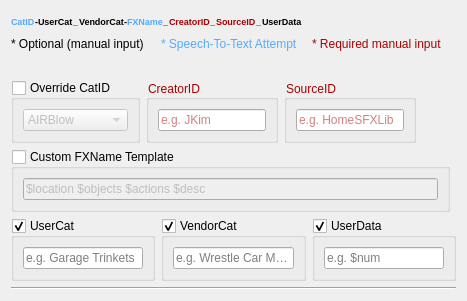
            <widget class="QWidget" name="widget" native="true">
             <property name="minimumSize">
              <size>
               <width>333</width>
               <height>0</height>
              </size>
             </property>
             <layout class="QVBoxLayout" name="verticalLayout">
              <item>
               <layout class="QHBoxLayout" name="horizontalLayout_12">
                <property name="spacing">
                 <number>0</number>
                </property>
                <property name="bottomMargin">
                 <number>0</number>
                </property>
                <item>
                 <widget class="QLabel" name="label_CatID">
                  <property name="sizePolicy">
                   <sizepolicy hsizetype="Fixed" vsizetype="Preferred">
                    <horstretch>0</horstretch>
                    <verstretch>0</verstretch>
                   </sizepolicy>
                  </property>
                  <property name="font">
                   <font>
                    <pointsize>7</pointsize>
                    <weight>75</weight>
                    <bold>true</bold>
                   </font>
                  </property>
                  <property name="styleSheet">
                   <string notr="true">color: rgb(85, 170, 255);</string>
                  </property>
                  <property name="text">
                   <string>CatID</string>
                  </property>
                 </widget>
                </item>
                <item>
                 <widget class="QLabel" name="label_UserCatHyphen">
                  <property name="sizePolicy">
                   <sizepolicy hsizetype="Fixed" vsizetype="Preferred">
                    <horstretch>0</horstretch>
                    <verstretch>0</verstretch>
                   </sizepolicy>
                  </property>
                  <property name="font">
                   <font>
                    <pointsize>7</pointsize>
                    <weight>75</weight>
                    <bold>true</bold>
                   </font>
                  </property>
                  <property name="text">
                   <string>-</string>
                  </property>
                 </widget>
                </item>
                <item>
                 <widget class="QLabel" name="label_UserCat">
                  <property name="sizePolicy">
                   <sizepolicy hsizetype="Fixed" vsizetype="Preferred">
                    <horstretch>0</horstretch>
                    <verstretch>0</verstretch>
                   </sizepolicy>
                  </property>
                  <property name="font">
                   <font>
                    <pointsize>7</pointsize>
                    <weight>75</weight>
                    <bold>true</bold>
                   </font>
                  </property>
                  <property name="text">
                   <string>UserCat</string>
                  </property>
                 </widget>
                </item>
                <item>
                 <widget class="QLabel" name="label_16">
                  <property name="sizePolicy">
                   <sizepolicy hsizetype="Fixed" vsizetype="Preferred">
                    <horstretch>0</horstretch>
                    <verstretch>0</verstretch>
                   </sizepolicy>
                  </property>
                  <property name="font">
                   <font>
                    <pointsize>7</pointsize>
                    <weight>75</weight>
                    <bold>true</bold>
                   </font>
                  </property>
                  <property name="text">
                   <string>_</string>
                  </property>
                 </widget>
                </item>
                <item>
                 <widget class="QLabel" name="label_VendorCat">
                  <property name="sizePolicy">
                   <sizepolicy hsizetype="Fixed" vsizetype="Preferred">
                    <horstretch>0</horstretch>
                    <verstretch>0</verstretch>
                   </sizepolicy>
                  </property>
                  <property name="font">
                   <font>
                    <pointsize>7</pointsize>
                    <weight>75</weight>
                    <bold>true</bold>
                   </font>
                  </property>
                  <property name="text">
                   <string>VendorCat</string>
                  </property>
                 </widget>
                </item>
                <item>
                 <widget class="QLabel" name="label_VendorCatHyphen">
                  <property name="sizePolicy">
                   <sizepolicy hsizetype="Fixed" vsizetype="Preferred">
                    <horstretch>0</horstretch>
                    <verstretch>0</verstretch>
                   </sizepolicy>
                  </property>
                  <property name="font">
                   <font>
                    <pointsize>7</pointsize>
                    <weight>75</weight>
                    <bold>true</bold>
                   </font>
                  </property>
                  <property name="text">
                   <string>-</string>
                  </property>
                 </widget>
                </item>
                <item>
                 <widget class="QLabel" name="label_21">
                  <property name="sizePolicy">
                   <sizepolicy hsizetype="Fixed" vsizetype="Preferred">
                    <horstretch>0</horstretch>
                    <verstretch>0</verstretch>
                   </sizepolicy>
                  </property>
                  <property name="font">
                   <font>
                    <pointsize>7</pointsize>
                    <weight>75</weight>
                    <bold>true</bold>
                   </font>
                  </property>
                  <property name="styleSheet">
                   <string notr="true">color: rgb(85, 170, 255);</string>
                  </property>
                  <property name="text">
                   <string>FXName</string>
                  </property>
                 </widget>
                </item>
                <item>
                 <widget class="QLabel" name="label_20">
                  <property name="sizePolicy">
                   <sizepolicy hsizetype="Fixed" vsizetype="Preferred">
                    <horstretch>0</horstretch>
                    <verstretch>0</verstretch>
                   </sizepolicy>
                  </property>
                  <property name="font">
                   <font>
                    <pointsize>7</pointsize>
                    <weight>75</weight>
                    <bold>true</bold>
                   </font>
                  </property>
                  <property name="text">
                   <string>_</string>
                  </property>
                 </widget>
                </item>
                <item>
                 <widget class="QLabel" name="label_CreatorID">
                  <property name="sizePolicy">
                   <sizepolicy hsizetype="Fixed" vsizetype="Preferred">
                    <horstretch>0</horstretch>
                    <verstretch>0</verstretch>
                   </sizepolicy>
                  </property>
                  <property name="font">
                   <font>
                    <pointsize>7</pointsize>
                    <weight>75</weight>
                    <bold>true</bold>
                   </font>
                  </property>
                  <property name="styleSheet">
                   <string notr="true">color: rgb(170, 0, 0);</string>
                  </property>
                  <property name="text">
                   <string>CreatorID</string>
                  </property>
                 </widget>
                </item>
                <item>
                 <widget class="QLabel" name="label_26">
                  <property name="sizePolicy">
                   <sizepolicy hsizetype="Fixed" vsizetype="Preferred">
                    <horstretch>0</horstretch>
                    <verstretch>0</verstretch>
                   </sizepolicy>
                  </property>
                  <property name="font">
                   <font>
                    <pointsize>7</pointsize>
                    <weight>75</weight>
                    <bold>true</bold>
                   </font>
                  </property>
                  <property name="text">
                   <string>_</string>
                  </property>
                 </widget>
                </item>
                <item>
                 <widget class="QLabel" name="label_SourceID">
                  <property name="sizePolicy">
                   <sizepolicy hsizetype="Fixed" vsizetype="Preferred">
                    <horstretch>0</horstretch>
                    <verstretch>0</verstretch>
                   </sizepolicy>
                  </property>
                  <property name="font">
                   <font>
                    <pointsize>7</pointsize>
                    <weight>75</weight>
                    <bold>true</bold>
                   </font>
                  </property>
                  <property name="styleSheet">
                   <string notr="true">color: rgb(170, 0, 0);</string>
                  </property>
                  <property name="text">
                   <string>SourceID</string>
                  </property>
                 </widget>
                </item>
                <item>
                 <widget class="QLabel" name="label_UserDataUnderscore">
                  <property name="sizePolicy">
                   <sizepolicy hsizetype="Fixed" vsizetype="Preferred">
                    <horstretch>0</horstretch>
                    <verstretch>0</verstretch>
                   </sizepolicy>
                  </property>
                  <property name="font">
                   <font>
                    <pointsize>7</pointsize>
                    <weight>75</weight>
                    <bold>true</bold>
                   </font>
                  </property>
                  <property name="text">
                   <string>_</string>
                  </property>
                 </widget>
                </item>
                <item>
                 <widget class="QLabel" name="label_UserData">
                  <property name="sizePolicy">
                   <sizepolicy hsizetype="Fixed" vsizetype="Preferred">
                    <horstretch>0</horstretch>
                    <verstretch>0</verstretch>
                   </sizepolicy>
                  </property>
                  <property name="font">
                   <font>
                    <pointsize>7</pointsize>
                    <weight>75</weight>
                    <bold>true</bold>
                   </font>
                  </property>
                  <property name="text">
                   <string>UserData</string>
                  </property>
                 </widget>
                </item>
                <item>
                 <spacer name="horizontalSpacer_13">
                  <property name="orientation">
                   <enum>Qt::Horizontal</enum>
                  </property>
                  <property name="sizeHint" stdset="0">
                   <size>
                    <width>40</width>
                    <height>20</height>
                   </size>
                  </property>
                 </spacer>
                </item>
               </layout>
              </item>
              <item>
               <layout class="QHBoxLayout" name="horizontalLayout_13">
                <property name="bottomMargin">
                 <number>20</number>
                </property>
                <item>
                 <widget class="QLabel" name="label_18">
                  <property name="text">
                   <string>* Optional (manual input)</string>
                  </property>
                 </widget>
                </item>
                <item>
                 <widget class="QLabel" name="label_17">
                  <property name="styleSheet">
                   <string notr="true">color: rgb(85, 170, 255);</string>
                  </property>
                  <property name="text">
                   <string>* Speech-To-Text Attempt</string>
                  </property>
                 </widget>
                </item>
                <item>
                 <widget class="QLabel" name="label_15">
                  <property name="styleSheet">
                   <string notr="true">color: rgb(170, 0, 0);</string>
                  </property>
                  <property name="text">
                   <string>* Required manual input</string>
                  </property>
                 </widget>
                </item>
               </layout>
              </item>
              <item>
               <spacer name="verticalSpacer_3">
                <property name="orientation">
                 <enum>Qt::Vertical</enum>
                </property>
                <property name="sizeType">
                 <enum>QSizePolicy::Minimum</enum>
                </property>
                <property name="sizeHint" stdset="0">
                 <size>
                  <width>10</width>
                  <height>3</height>
                 </size>
                </property>
               </spacer>
              </item>
              <item>
               <layout class="QHBoxLayout" name="horizontalLayout_2">
                <property name="bottomMargin">
                 <number>0</number>
                </property>
                <item>
                 <widget class="QGroupBox" name="groupBox_SourceID_2">
                  <property name="styleSheet">
                   <string notr="true"/>
                  </property>
                  <property name="title">
                   <string>Override CatID</string>
                  </property>
                  <property name="checkable">
                   <bool>true</bool>
                  </property>
                  <property name="checked">
                   <bool>false</bool>
                  </property>
                  <layout class="QGridLayout" name="gridLayout_11">
                   <item row="0" column="0">
                    <widget class="QComboBox" name="comboBox">
                     <item>
                      <property name="text">
                       <string>AIRBlow</string>
                      </property>
                     </item>
                     <item>
                      <property name="text">
                       <string>AMBPubl</string>
                      </property>
                     </item>
                     <item>
                      <property name="text">
                       <string>AMBTraf</string>
                      </property>
                     </item>
                     <item>
                      <property name="text">
                       <string>AMBTraf</string>
                      </property>
                     </item>
                     <item>
                      <property name="text">
                       <string>BELLHand</string>
                      </property>
                     </item>
                     <item>
                      <property name="text">
                       <string>BIRDFowl</string>
                      </property>
                     </item>
                     <item>
                      <property name="text">
                       <string>CRWDConv</string>
                      </property>
                     </item>
                    </widget>
                   </item>
                  </layout>
                 </widget>
                </item>
                <item>
                 <widget class="QGroupBox" name="groupBox_CreatorID">
                  <property name="minimumSize">
                   <size>
                    <width>90</width>
                    <height>50</height>
                   </size>
                  </property>
                  <property name="styleSheet">
                   <string notr="true">color: rgb(170, 0, 0);</string>
                  </property>
                  <property name="title">
                   <string>CreatorID</string>
                  </property>
                  <layout class="QGridLayout" name="gridLayout_7">
                   <item row="0" column="0">
                    <widget class="QLineEdit" name="lineEdit_CreatorID">
                     <property name="focusPolicy">
                      <enum>Qt::ClickFocus</enum>
                     </property>
                     <property name="frame">
                      <bool>true</bool>
                     </property>
                     <property name="placeholderText">
                      <string>e.g. JKim</string>
                     </property>
                     <property name="cursorMoveStyle">
                      <enum>Qt::LogicalMoveStyle</enum>
                     </property>
                    </widget>
                   </item>
                  </layout>
                 </widget>
                </item>
                <item>
                 <widget class="QGroupBox" name="groupBox_SourceID">
                  <property name="styleSheet">
                   <string notr="true">color: rgb(170, 0, 0);</string>
                  </property>
                  <property name="title">
                   <string>SourceID</string>
                  </property>
                  <layout class="QGridLayout" name="gridLayout_8">
                   <item row="0" column="0">
                    <widget class="QLineEdit" name="lineEdit_SourceID">
                     <property name="focusPolicy">
                      <enum>Qt::ClickFocus</enum>
                     </property>
                     <property name="frame">
                      <bool>true</bool>
                     </property>
                     <property name="placeholderText">
                      <string>e.g. HomeSFXLib</string>
                     </property>
                    </widget>
                   </item>
                  </layout>
                 </widget>
                </item>
                <item>
                 <spacer name="horizontalSpacer_4">
                  <property name="orientation">
                   <enum>Qt::Horizontal</enum>
                  </property>
                  <property name="sizeHint" stdset="0">
                   <size>
                    <width>40</width>
                    <height>20</height>
                   </size>
                  </property>
                 </spacer>
                </item>
               </layout>
              </item>
              <item>
               <layout class="QHBoxLayout" name="horizontalLayout_10">
                <property name="bottomMargin">
                 <number>0</number>
                </property>
                <item>
                 <widget class="QGroupBox" name="groupBox">
                  <property name="minimumSize">
                   <size>
                    <width>0</width>
                    <height>52</height>
                   </size>
                  </property>
                  <property name="title">
                   <string>Custom FXName Template</string>
                  </property>
                  <property name="flat">
                   <bool>false</bool>
                  </property>
                  <property name="checkable">
                   <bool>true</bool>
                  </property>
                  <property name="checked">
                   <bool>false</bool>
                  </property>
                  <layout class="QGridLayout" name="gridLayout_10">
                   <item row="0" column="0">
                    <widget class="QLineEdit" name="lineEdit_4">
                     <property name="text">
                      <string>$location $objects $actions $desc</string>
                     </property>
                    </widget>
                   </item>
                  </layout>
                 </widget>
                </item>
                <item>
                 <widget class="QFrame" name="frame_3">
                  <property name="frameShape">
                   <enum>QFrame::StyledPanel</enum>
                  </property>
                  <property name="frameShadow">
                   <enum>QFrame::Raised</enum>
                  </property>
                 </widget>
                </item>
               </layout>
              </item>
              <item>
               <layout class="QHBoxLayout" name="horizontalLayout">
                <item>
                 <widget class="QGroupBox" name="groupBox_UserCat">
                  <property name="minimumSize">
                   <size>
                    <width>111</width>
                    <height>50</height>
                   </size>
                  </property>
                  <property name="maximumSize">
                   <size>
                    <width>111111</width>
                    <height>16777215</height>
                   </size>
                  </property>
                  <property name="title">
                   <string>UserCat</string>
                  </property>
                  <property name="checkable">
                   <bool>true</bool>
                  </property>
                  <property name="checked">
                   <bool>true</bool>
                  </property>
                  <layout class="QVBoxLayout" name="verticalLayout_2">
                   <item>
                    <widget class="QLineEdit" name="lineEdit_UserCat">
                     <property name="focusPolicy">
                      <enum>Qt::ClickFocus</enum>
                     </property>
                     <property name="frame">
                      <bool>true</bool>
                     </property>
                     <property name="placeholderText">
                      <string>e.g. Garage Trinkets</string>
                     </property>
                    </widget>
                   </item>
                  </layout>
                 </widget>
                </item>
                <item>
                 <widget class="QGroupBox" name="groupBox_VendorCat">
                  <property name="minimumSize">
                   <size>
                    <width>111</width>
                    <height>50</height>
                   </size>
                  </property>
                  <property name="maximumSize">
                   <size>
                    <width>1111</width>
                    <height>16777215</height>
                   </size>
                  </property>
                  <property name="title">
                   <string>VendorCat</string>
                  </property>
                  <property name="checkable">
                   <bool>true</bool>
                  </property>
                  <property name="checked">
                   <bool>true</bool>
                  </property>
                  <layout class="QGridLayout" name="gridLayout_4">
                   <item row="0" column="0">
                    <widget class="QLineEdit" name="lineEdit_VendorCat">
                     <property name="focusPolicy">
                      <enum>Qt::ClickFocus</enum>
                     </property>
                     <property name="frame">
                      <bool>true</bool>
                     </property>
                     <property name="placeholderText">
                      <string>e.g. Wrestle Car Mania</string>
                     </property>
                    </widget>
                   </item>
                  </layout>
                 </widget>
                </item>
                <item>
                 <widget class="QGroupBox" name="groupBox_UserData">
                  <property name="minimumSize">
                   <size>
                    <width>111</width>
                    <height>0</height>
                   </size>
                  </property>
                  <property name="maximumSize">
                   <size>
                    <width>1111</width>
                    <height>16777215</height>
                   </size>
                  </property>
                  <property name="title">
                   <string>UserData</string>
                  </property>
                  <property name="checkable">
                   <bool>true</bool>
                  </property>
                  <property name="checked">
                   <bool>true</bool>
                  </property>
                  <layout class="QGridLayout" name="gridLayout_6">
                   <item row="0" column="0">
                    <widget class="QLineEdit" name="lineEdit_UserData">
                     <property name="focusPolicy">
                      <enum>Qt::ClickFocus</enum>
                     </property>
                     <property name="text">
                      <string/>
                     </property>
                     <property name="frame">
                      <bool>true</bool>
                     </property>
                     <property name="placeholderText">
                      <string>e.g. $num</string>
                     </property>
                    </widget>
                   </item>
                  </layout>
                 </widget>
                </item>
               </layout>
              </item>
              <item>
               <widget class="Line" name="line_2">
                <property name="orientation">
                 <enum>Qt::Horizontal</enum>
                </property>
               </widget>
              </item>
             </layout>
            </widget>
